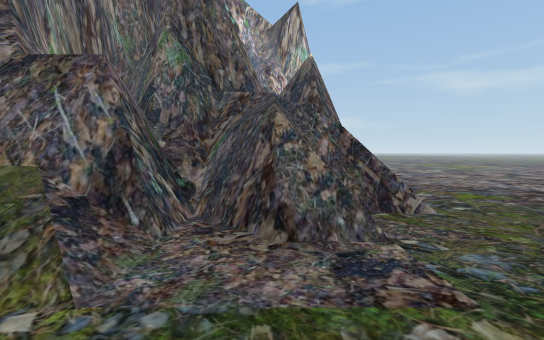
View 1 (above)

21 first-person views from a walk through a Unity game level. The camera is 1.5 m above the floor, tilts 4° down and sees 90° across. The floor is counted in squares, 1 m on a side. Each view is taken from the middle of a square. On the plan, view 1 faces up. The plan holds only what a view shows up to about 14 squares ahead; the rest is blank. The place goes on beyond the plan. Some trees and plants on the terrain are drawn as simple stand-ins. The player character is not drawn.

View 2
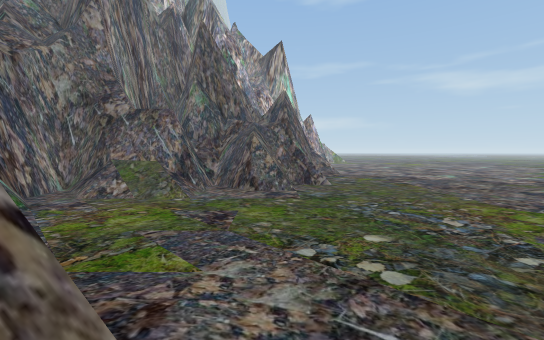

View 3
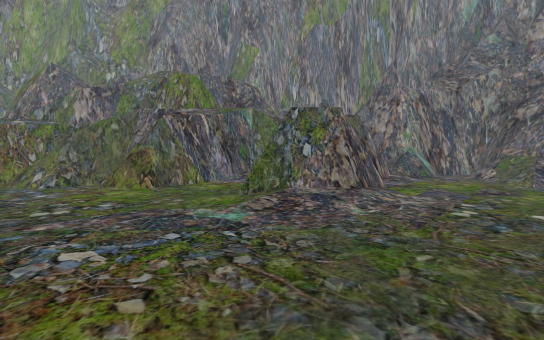

View 4
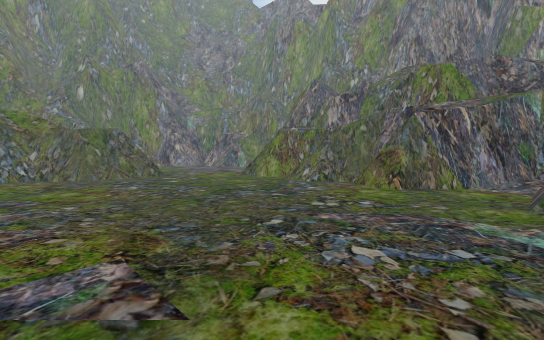

View 5
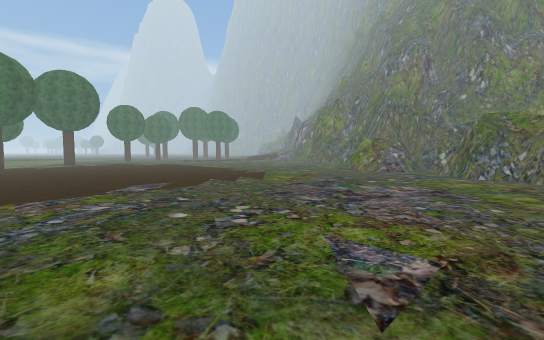

View 6
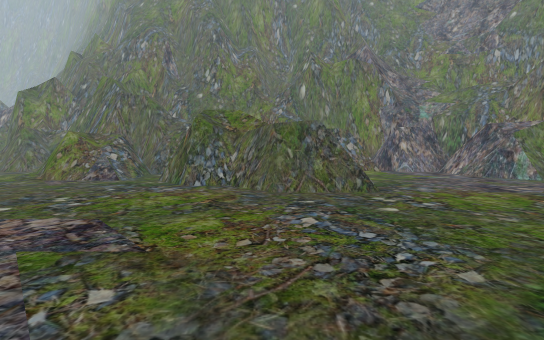

View 7
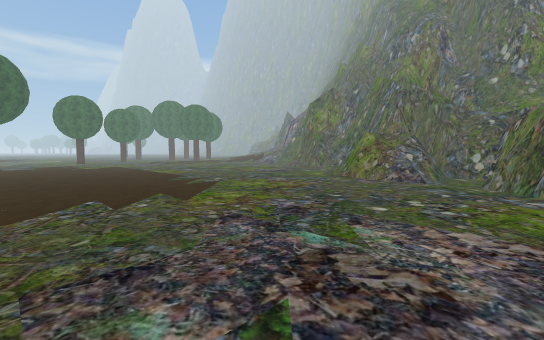

View 8
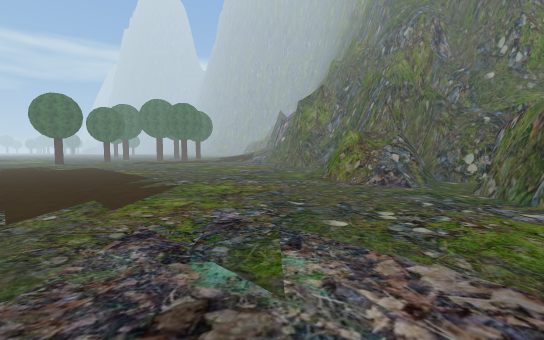

View 9
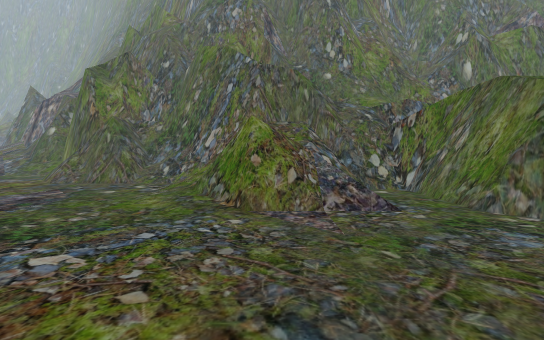

View 10
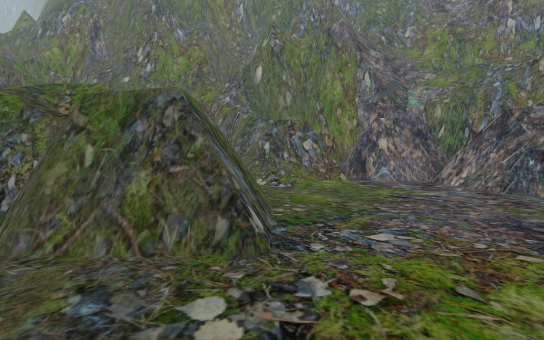

View 11
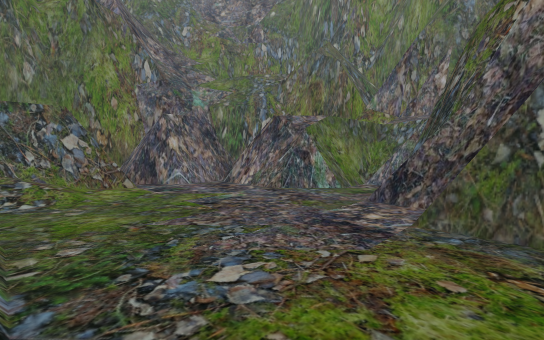

View 12
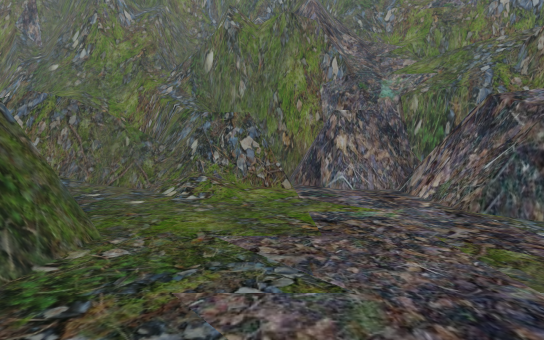

View 13
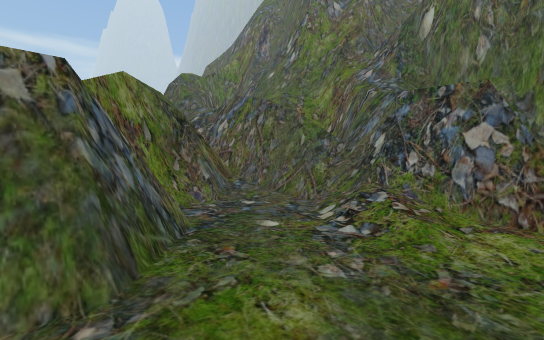

View 14
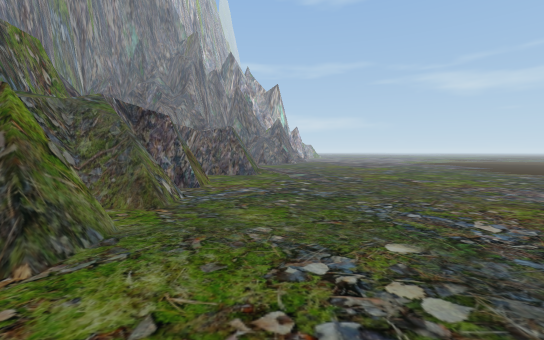

View 15
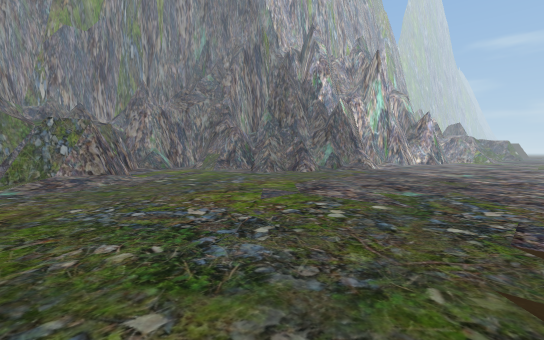

View 16
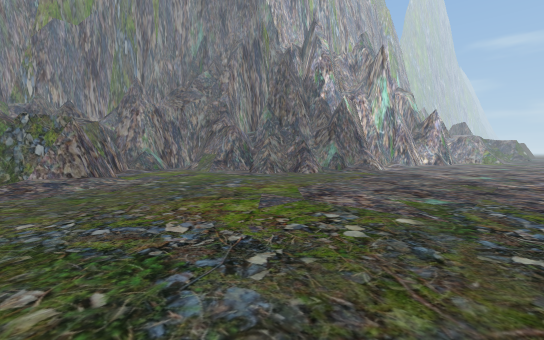

View 17
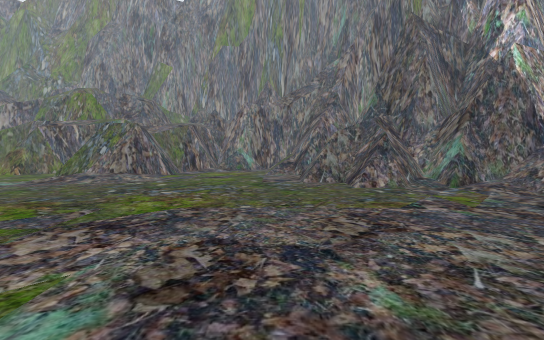

View 18
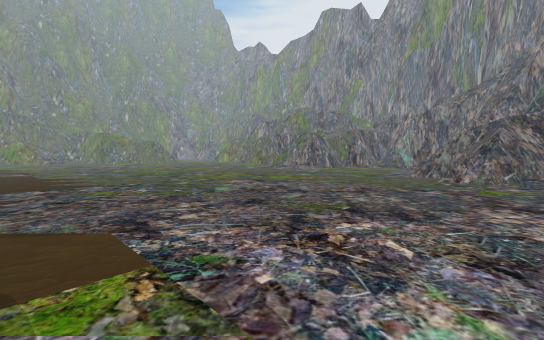

View 19
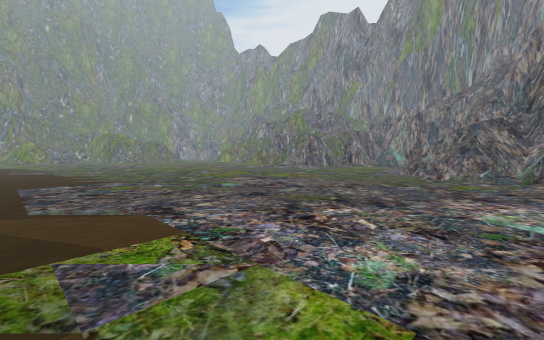

View 20
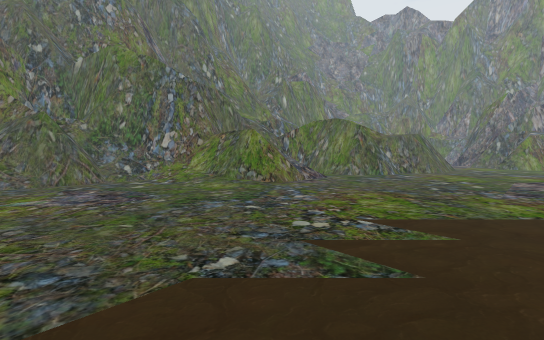

View 21
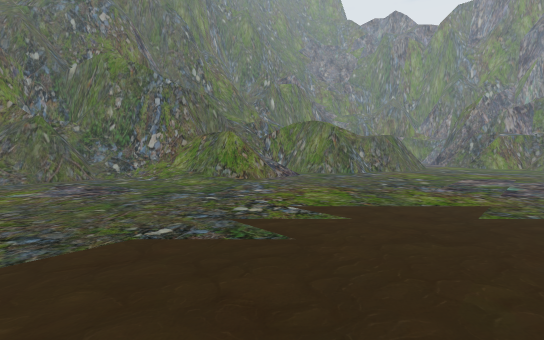

### Floor plan
Key: @ floor where view 1 was taken; # wall or solid block; . main floor; : floor 0.25 m higher than the main floor; + floor 2.5 m higher than the main floor; / step, stairs or slope; = window, fence, low wall or low ledge; v drop or lower ground; O other object.
Columns run from 9 left of view 1 to 27 right of it. Each row starts with its distance up from view 1.
 11            ##=:............. .
 10            #:................
  9            ##.................
  8           ###=................
  7           ##==................
  6       #####=..................
  5  #######.##=..................
  4  #//////......................
  3  #./////......................
  2  #=...........................
  1  #=/..........................
  0    /.....@....................
 -1     /.........................
 -2      .........................
 -3       ........................
 -4        #=.....................
 -5        ##=/...................
 -6         #=:...................
 -7         #=:...................
 -8        ##=:...................
 -9     #=====..........................
-10     #...............................
-11     ##.............................
-12     ###...........................
-13      ##=.........................
-14      ##=........................
-15      #==.............................
-16      ##..............................
-17      ##=.............................
-18      ##=.............................
-19      #==.............................
-20      ##..............................
-21       #=.............................
-22       #=.............................
-23     ####.............................
-24   ###=...............................
-25   #=##.....=====.....................
-26 ###=.......=#####....................
-27 ==##.......=#  ##==#.................
-28 ...........=#   #####................
-29 ==..........##     ##..//===.........
-30 ###..........#      ##.///v#=/.......
-31   #=...........=#   #=.=///v#/.......
-32   #=...........=##  #=.=v// #/.......
-33   ##......//.../=#  ##== /+ #//......
-34   ##......///..//=  ####    =//......
-35    ###.=####O=#######   #v####=#/=#=O
-36     ###=####=########   #######==###=
-37       #=#  ####                  ####
-38       #=    ##=

Where each view was taken, in squares from view 1:
view 1: 0 up, 0 right, facing up
view 2: 7 down, 1 right, facing up
view 3: 8 down, 9 right, facing left
view 4: 9 down, 9 right, facing down-left
view 5: 9 down, 7 right, facing down-right
view 6: 15 down, 6 right, facing down
view 7: 15 down, 10 right, facing down-right
view 8: 17 down, 10 right, facing down-right
view 9: 22 down, 17 right, facing down
view 10: 21 down, 2 right, facing down
view 11: 23 down, 2 right, facing down-left
view 12: 24 down, 1 left, facing down
view 13: 28 down, 1 left, facing down-right
view 14: 26 down, 1 right, facing up
view 15: 9 down, 16 right, facing up-left
view 16: 8 down, 15 right, facing up-left
view 17: 3 up, 15 right, facing left
view 18: 10 up, 19 right, facing down-left
view 19: 11 up, 20 right, facing down-left
view 20: 20 down, 27 right, facing down-left
view 21: 18 down, 27 right, facing down-left
